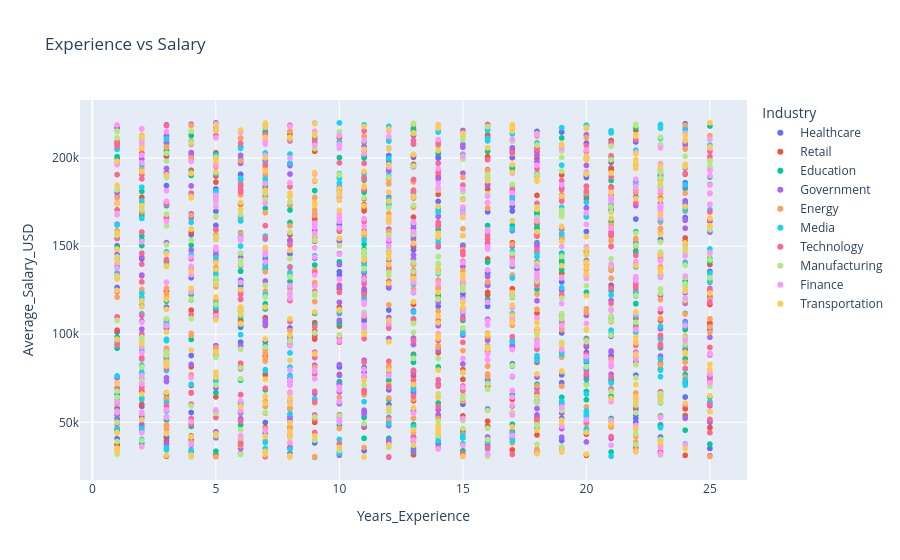

Write notebook code for a chart like this one.
### Markdown cell above
#### Insight

##### The top-ranked jobs demonstrate strong growth potential and are expected to remain relevant despite increasing automation across industries.

### Code cell
# Experience vs Salary

fig = px.scatter(
    df,
    x='Years_Experience',
    y='Average_Salary_USD',
    color='Industry',
    title='Experience vs Salary'
)

fig.show()

### Figure 1 — Plotly figure (JSON) as saved in the notebook; plotly's stock layout.template omitted (floating-point values rounded to 4 significant figures; data arrays with more than 128 entries replaced by an {"elided": "..."} marker saying what was removed)
{"data": [{"hovertemplate": "Industry=Healthcare<br>Years_Experience=%{x}<br>Average_Salary_USD=%{y}<extra></extra>", "legendgroup": "Healthcare", "marker": {"color": "#636efa", "symbol": "circle"}, "mode": "markers", "name": "Healthcare", "showlegend": true, "type": "scattergl", "x": {"elided": "273 float values"}, "xaxis": "x", "y": {"elided": "273 int values"}, "yaxis": "y"}, {"hovertemplate": "Industry=Retail<br>Years_Experience=%{x}<br>Average_Salary_USD=%{y}<extra></extra>", "legendgroup": "Retail", "marker": {"color": "#EF553B", "symbol": "circle"}, "mode": "markers", "name": "Retail", "showlegend": true, "type": "scattergl", "x": {"elided": "285 float values"}, "xaxis": "x", "y": {"elided": "285 int values"}, "yaxis": "y"}, {"hovertemplate": "Industry=Education<br>Years_Experience=%{x}<br>Average_Salary_USD=%{y}<extra></extra>", "legendgroup": "Education", "marker": {"color": "#00cc96", "symbol": "circle"}, "mode": "markers", "name": "Education", "showlegend": true, "type": "scattergl", "x": {"elided": "300 float values"}, "xaxis": "x", "y": {"elided": "300 int values"}, "yaxis": "y"}, {"hovertemplate": "Industry=Government<br>Years_Experience=%{x}<br>Average_Salary_USD=%{y}<extra></extra>", "legendgroup": "Government", "marker": {"color": "#ab63fa", "symbol": "circle"}, "mode": "markers", "name": "Government", "showlegend": true, "type": "scattergl", "x": {"elided": "323 float values"}, "xaxis": "x", "y": {"elided": "323 int values"}, "yaxis": "y"}, {"hovertemplate": "Industry=Energy<br>Years_Experience=%{x}<br>Average_Salary_USD=%{y}<extra></extra>", "legendgroup": "Energy", "marker": {"color": "#FFA15A", "symbol": "circle"}, "mode": "markers", "name": "Energy", "showlegend": true, "type": "scattergl", "x": {"elided": "335 float values"}, "xaxis": "x", "y": {"elided": "335 int values"}, "yaxis": "y"}, {"hovertemplate": "Industry=Media<br>Years_Experience=%{x}<br>Average_Salary_USD=%{y}<extra></extra>", "legendgroup": "Media", "marker": {"color": "#19d3f3", "symbol": "circle"}, "mode": "markers", "name": "Media", "showlegend": true, "type": "scattergl", "x": {"elided": "287 float values"}, "xaxis": "x", "y": {"elided": "287 int values"}, "yaxis": "y"}, {"hovertemplate": "Industry=Technology<br>Years_Experience=%{x}<br>Average_Salary_USD=%{y}<extra></extra>", "legendgroup": "Technology", "marker": {"color": "#FF6692", "symbol": "circle"}, "mode": "markers", "name": "Technology", "showlegend": true, "type": "scattergl", "x": {"elided": "291 float values"}, "xaxis": "x", "y": {"elided": "291 int values"}, "yaxis": "y"}, {"hovertemplate": "Industry=Manufacturing<br>Years_Experience=%{x}<br>Average_Salary_USD=%{y}<extra></extra>", "legendgroup": "Manufacturing", "marker": {"color": "#B6E880", "symbol": "circle"}, "mode": "markers", "name": "Manufacturing", "showlegend": true, "type": "scattergl", "x": {"elided": "303 float values"}, "xaxis": "x", "y": {"elided": "303 int values"}, "yaxis": "y"}, {"hovertemplate": "Industry=Finance<br>Years_Experience=%{x}<br>Average_Salary_USD=%{y}<extra></extra>", "legendgroup": "Finance", "marker": {"color": "#FF97FF", "symbol": "circle"}, "mode": "markers", "name": "Finance", "showlegend": true, "type": "scattergl", "x": {"elided": "310 float values"}, "xaxis": "x", "y": {"elided": "310 int values"}, "yaxis": "y"}, {"hovertemplate": "Industry=Transportation<br>Years_Experience=%{x}<br>Average_Salary_USD=%{y}<extra></extra>", "legendgroup": "Transportation", "marker": {"color": "#FECB52", "symbol": "circle"}, "mode": "markers", "name": "Transportation", "showlegend": true, "type": "scattergl", "x": {"elided": "293 float values"}, "xaxis": "x", "y": {"elided": "293 int values"}, "yaxis": "y"}], "layout": {"legend": {"title": {"text": "Industry"}, "tracegroupgap": 0}, "title": {"text": "Experience vs Salary"}, "xaxis": {"anchor": "y", "domain": [0, 1], "title": {"text": "Years_Experience"}}, "yaxis": {"anchor": "x", "domain": [0, 1], "title": {"text": "Average_Salary_USD"}}}}
